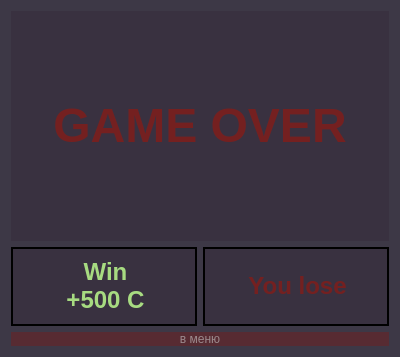
<?xml version="1.0" encoding="UTF-8"?>
<ui version="4.0">
 <class>GameOver</class>
 <widget class="QWidget" name="GameOver">
  <property name="geometry">
   <rect>
    <x>0</x>
    <y>0</y>
    <width>400</width>
    <height>357</height>
   </rect>
  </property>
  <property name="palette">
   <palette>
    <active>
     <colorrole role="Light">
      <brush brushstyle="SolidPattern">
       <color alpha="255">
        <red>61</red>
        <green>56</green>
        <blue>70</blue>
       </color>
      </brush>
     </colorrole>
     <colorrole role="BrightText">
      <brush brushstyle="SolidPattern">
       <color alpha="255">
        <red>61</red>
        <green>56</green>
        <blue>70</blue>
       </color>
      </brush>
     </colorrole>
     <colorrole role="Base">
      <brush brushstyle="SolidPattern">
       <color alpha="255">
        <red>36</red>
        <green>31</green>
        <blue>49</blue>
       </color>
      </brush>
     </colorrole>
     <colorrole role="Window">
      <brush brushstyle="SolidPattern">
       <color alpha="255">
        <red>61</red>
        <green>56</green>
        <blue>70</blue>
       </color>
      </brush>
     </colorrole>
     <colorrole role="HighlightedText">
      <brush brushstyle="SolidPattern">
       <color alpha="255">
        <red>61</red>
        <green>56</green>
        <blue>70</blue>
       </color>
      </brush>
     </colorrole>
    </active>
    <inactive>
     <colorrole role="Light">
      <brush brushstyle="SolidPattern">
       <color alpha="255">
        <red>61</red>
        <green>56</green>
        <blue>70</blue>
       </color>
      </brush>
     </colorrole>
     <colorrole role="BrightText">
      <brush brushstyle="SolidPattern">
       <color alpha="255">
        <red>61</red>
        <green>56</green>
        <blue>70</blue>
       </color>
      </brush>
     </colorrole>
     <colorrole role="Base">
      <brush brushstyle="SolidPattern">
       <color alpha="255">
        <red>36</red>
        <green>31</green>
        <blue>49</blue>
       </color>
      </brush>
     </colorrole>
     <colorrole role="Window">
      <brush brushstyle="SolidPattern">
       <color alpha="255">
        <red>61</red>
        <green>56</green>
        <blue>70</blue>
       </color>
      </brush>
     </colorrole>
     <colorrole role="HighlightedText">
      <brush brushstyle="SolidPattern">
       <color alpha="255">
        <red>61</red>
        <green>56</green>
        <blue>70</blue>
       </color>
      </brush>
     </colorrole>
    </inactive>
    <disabled>
     <colorrole role="Light">
      <brush brushstyle="SolidPattern">
       <color alpha="255">
        <red>61</red>
        <green>56</green>
        <blue>70</blue>
       </color>
      </brush>
     </colorrole>
     <colorrole role="BrightText">
      <brush brushstyle="SolidPattern">
       <color alpha="255">
        <red>61</red>
        <green>56</green>
        <blue>70</blue>
       </color>
      </brush>
     </colorrole>
     <colorrole role="Base">
      <brush brushstyle="SolidPattern">
       <color alpha="255">
        <red>61</red>
        <green>56</green>
        <blue>70</blue>
       </color>
      </brush>
     </colorrole>
     <colorrole role="Window">
      <brush brushstyle="SolidPattern">
       <color alpha="255">
        <red>61</red>
        <green>56</green>
        <blue>70</blue>
       </color>
      </brush>
     </colorrole>
     <colorrole role="HighlightedText">
      <brush brushstyle="SolidPattern">
       <color alpha="255">
        <red>61</red>
        <green>56</green>
        <blue>70</blue>
       </color>
      </brush>
     </colorrole>
    </disabled>
   </palette>
  </property>
  <property name="windowTitle">
   <string>Form</string>
  </property>
  <property name="styleSheet">
   <string notr="true">QLabel {
	background: rgba(53, 43, 58, 0.5);
	border: 2px solid black;
}

QPushButton {
	color: rgb(156, 138, 141);
	background: rgba(113, 31, 31,0.5);
	border: 1px black;
}

QPushButton::pressed {
	color: black;
	background: rgba(144, 119, 119, 0.8);
	border: 1px black;
}</string>
  </property>
  <layout class="QGridLayout" name="gridLayout_2">
   <item row="0" column="1" colspan="2">
    <widget class="QLabel" name="gameOverLbl">
     <property name="minimumSize">
      <size>
       <width>0</width>
       <height>230</height>
      </size>
     </property>
     <property name="styleSheet">
      <string notr="true">color: rgba(133, 17, 41);
border: 1px black;
</string>
     </property>
     <property name="text">
      <string>&lt;html&gt;&lt;head/&gt;&lt;body&gt;&lt;p align=&quot;center&quot;&gt;&lt;span style=&quot; font-size:36pt; font-weight:700; color:#742020;&quot;&gt;GAME OVER&lt;/span&gt;&lt;/p&gt;&lt;/body&gt;&lt;/html&gt;</string>
     </property>
    </widget>
   </item>
   <item row="3" column="1" colspan="2">
    <widget class="QPushButton" name="pushButton">
     <property name="text">
      <string>в меню</string>
     </property>
    </widget>
   </item>
   <item row="1" column="1" colspan="2">
    <layout class="QHBoxLayout" name="horizontalLayout">
     <item>
      <widget class="QLabel" name="victoryLbl">
       <property name="maximumSize">
        <size>
         <width>16777215</width>
         <height>80</height>
        </size>
       </property>
       <property name="text">
        <string>&lt;html&gt;&lt;head/&gt;&lt;body&gt;&lt;p align=&quot;center&quot;&gt;&lt;span style=&quot; font-size:18pt; font-weight:700; color:#a7db81;&quot;&gt;Win&lt;br/&gt;+500 С&lt;/span&gt;&lt;/p&gt;&lt;/body&gt;&lt;/html&gt;</string>
       </property>
      </widget>
     </item>
     <item>
      <widget class="QLabel" name="loseLbl">
       <property name="maximumSize">
        <size>
         <width>16777215</width>
         <height>80</height>
        </size>
       </property>
       <property name="text">
        <string>&lt;html&gt;&lt;head/&gt;&lt;body&gt;&lt;p align=&quot;center&quot;&gt;&lt;span style=&quot; font-size:18pt; font-weight:700; color:#742020;&quot;&gt;You lose&lt;/span&gt;&lt;/p&gt;&lt;/body&gt;&lt;/html&gt;</string>
       </property>
      </widget>
     </item>
    </layout>
   </item>
  </layout>
 </widget>
 <resources/>
 <connections/>
</ui>
